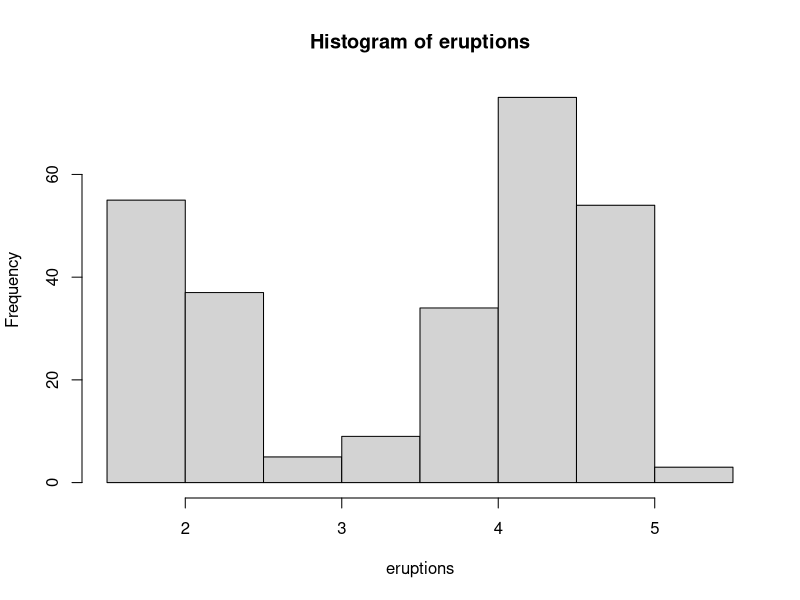
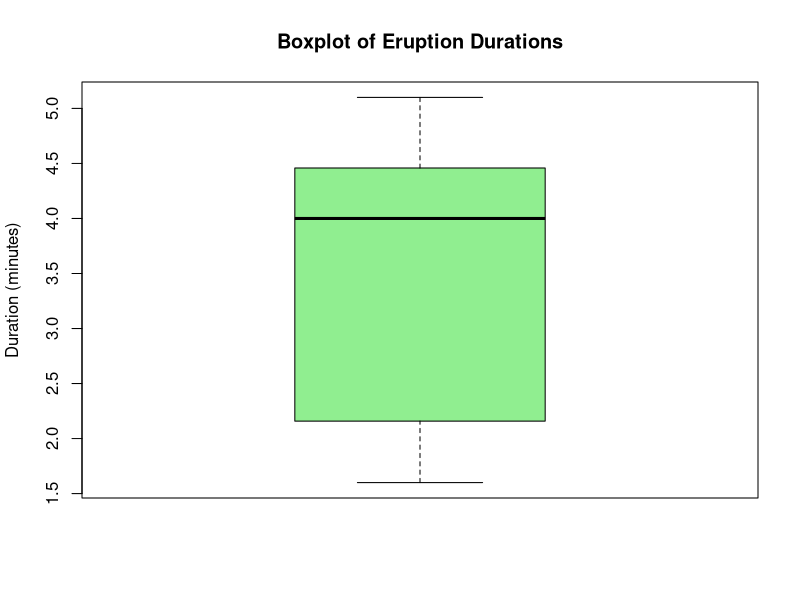
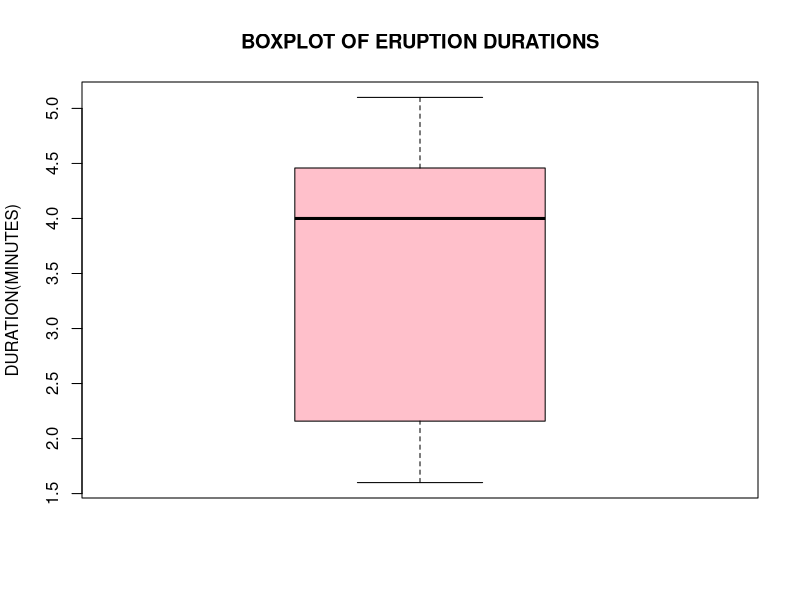
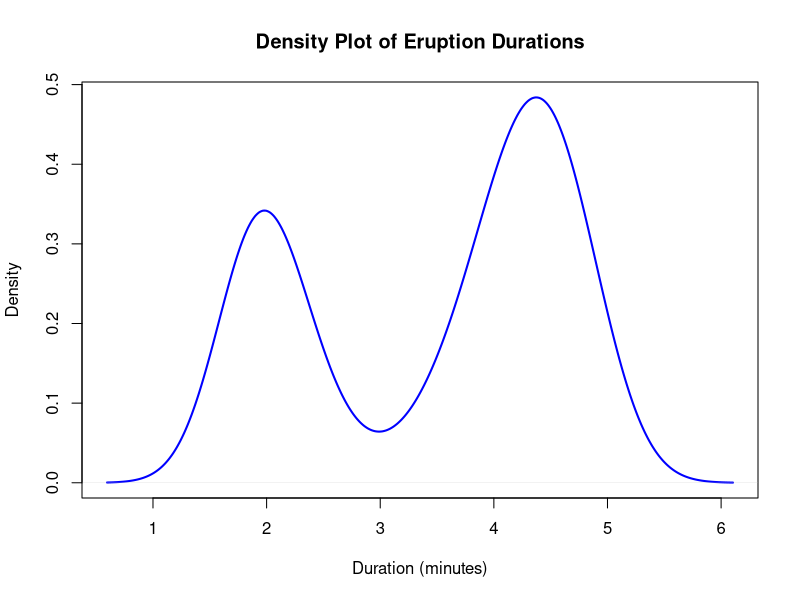

These figures' R source, in order:
head(faithful) #display the first 6 rows of the "faith"
head(faithful, 10) #display the first 10 rows of the "faith"
tail(faithful) #display the last 6 rows of the "faith"
eruptions<-faithful$eruptions #consider the eruptions variable only
head(eruptions) #view the first 6 observations in eruptions
mean(eruptions) #calculates the mean of the variable "eruptions"
hist(eruptions) #display the histogram of the variable "eruptions"

faithful
boxplot(faithful$eruptions,
main = "Boxplot of Eruption Durations",
ylab = "Duration (minutes)",
col = "lightgreen")

boxplot(faithful$eruptions,
        main="BOXPLOT OF ERUPTION DURATIONS",
        ylab="DURATION(MINUTES)",
        col="pink"
        )

plot(density(faithful$eruptions),
    main = "Density Plot of Eruption Durations",
    xlab = "Duration (minutes)",
    col = "blue",
    lwd = 2)
